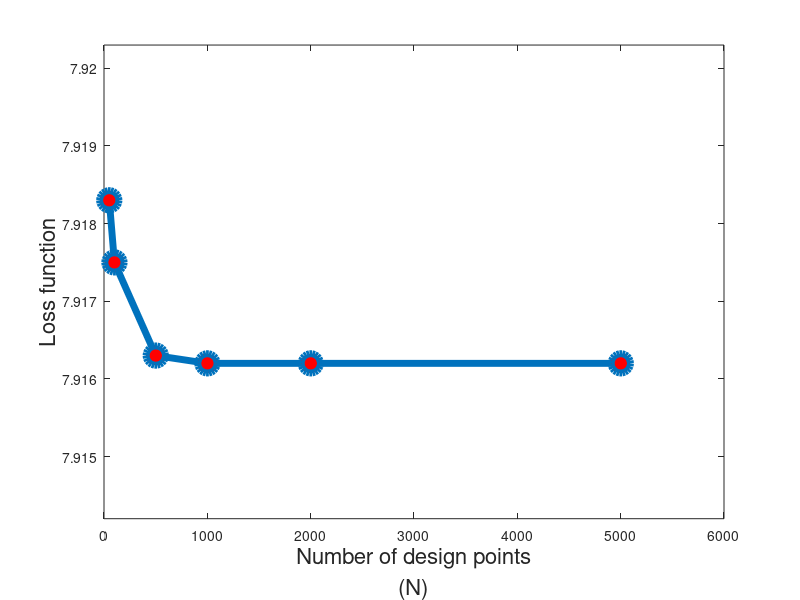

Write MATLAB code to recreate this figure.
N = [51, 101, 501, 1001, 2001, 5001]';
Loss = [7.9183 7.9175 7.9163 7.9162 7.9162 7.9162];
figure
h1 = plot(N, Loss, 'o-', 'linewidth', 5, 'markersize', 14, 'markerfacecolor', 'Red');
xlabel({'Number of design points', '(N)'}, 'FontSize', 16); % x-axis label
ylabel('Loss function', 'FontSize', 16); % y-axis label
ylim([min(Loss) - 0.002, max(Loss) + 0.002]);
